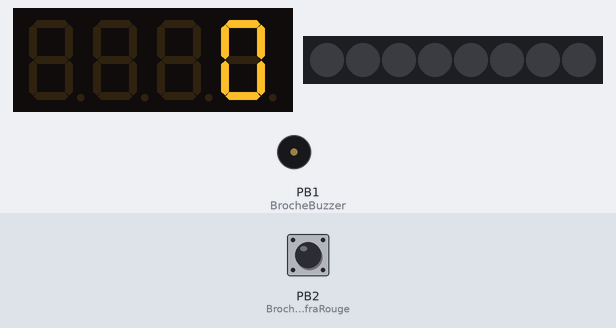
The sketch below on a simulated ATtiny85, built with avr-gcc and run on an emulated ATtiny85. Parts: 4-digit seven-segment display, 8 RGB LEDs in strip order, left to right, buzzer (waves = sounding, pin HIGH). Inputs (shaded band) come from the test bench; at power-on: PB2 (BrocheCapteurInfraRouge) HIGH. Dim RGB values are drawn brighter than linear.

Above: at 1.2 s.
1.3 s: PB2 (BrocheCapteurInfraRouge) pulled LOW for 1 s
At 2.3 s:
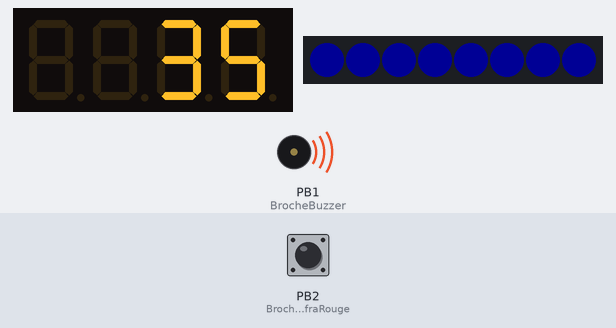
3.8 s: PB2 (BrocheCapteurInfraRouge) pulled LOW for 0.15 s
At 4.4 s:
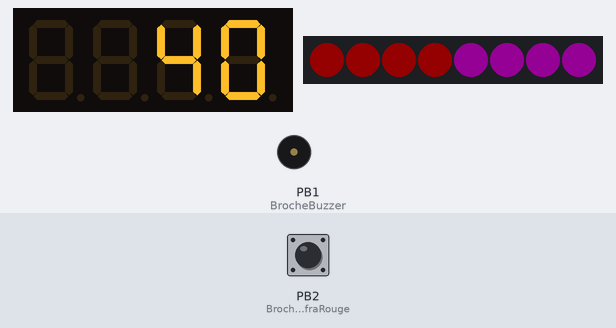
5.4 s: PB2 (BrocheCapteurInfraRouge) pulled LOW for 0.15 s
At 6.7 s:
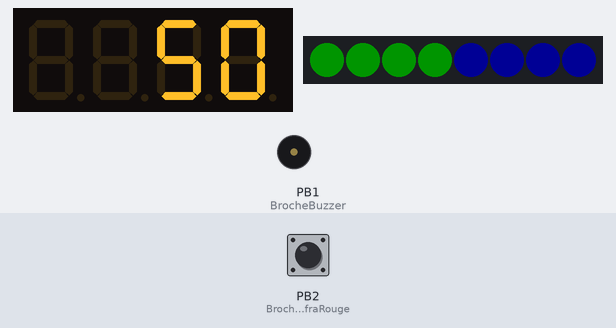
7.0 s: PB2 (BrocheCapteurInfraRouge) pulled LOW for 1 s
At 10.1 s:
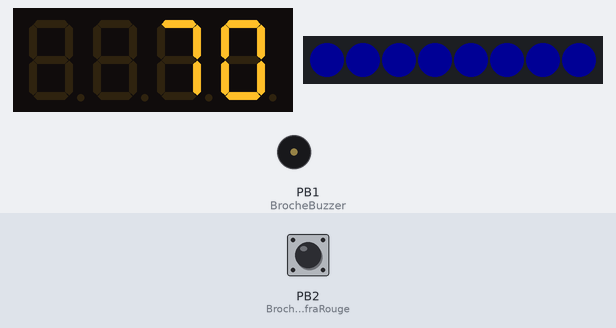
Timing chart, 0 to 10.5 s (numbered marks = the images above; inputs shaded):
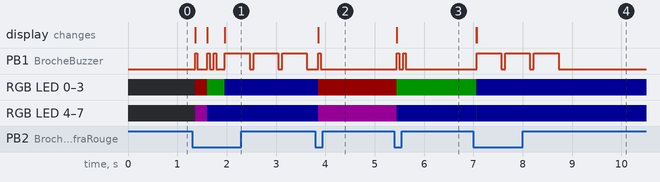

The sketch:

TestIR0003DFT__A87.ino
```cpp
  //----------------------------------------------------------------------------------------------------------------------------------------------------------------------------
  // Compteur de passage - ATTINY85 - TM1637 - Barette NeopiXEL - TCRT5000
  // Vidéo YouTube DFT_#A87 Compteur de passage - ATTINY85 - TM1637 - Barette NeopiXEL - TCRT5000
  // https://youtu.be/j5TxYYgkPBA
  // Claude DUFOURMONT
  // https://www.youtube.com/c/ClaudeDufourmont
  // claude.dufourmont@laposte.net
  //----------------------------------------------------------------------------------------------------------------------------------------------------------------------------

  #include <Adafruit_NeoPixel.h>                                // Librairie pour Néopixel
  #include <TM1637Display.h>                                    // Librairie pour afficheur 4 digit 7 segments drivé par TM1637
  #define CLK1 4                                                // PB4 affecté à la pin Clock TM1637
  #define DIO1 0                                                // PB0 affecté à la pin DIO TM1637

  #define BrocheCapteurInfraRouge 2                             // PB2 affecté à la pin D0 du TCRT5000 (capteur IR)
  #define BrocheBuzzer 1                                        // PB1 affecté au Buzzer
 //#define BrocheBuzzer 3
 //#define PIN      1
  #define PIN      3                                            // PB3 affecté à la broche DIN de la barette Néopixel
  #define N_LEDS 8

  TM1637Display display(CLK1, DIO1);                            // Objet afficheur avec ses ports affectés
  Adafruit_NeoPixel strip(N_LEDS, PIN, NEO_GRB + NEO_KHZ800);   // Objet barette Néopixel

  int NbreDetectionCapteurInfraRouge = 0;                       // Initialisation à zéro du nombre de pasages détectés
  int NbrePoints = 0;                                           // Initialisation à zéro du nombre de points

  void setup()
  {
  pinMode(BrocheCapteurInfraRouge, INPUT_PULLUP);
  pinMode(BrocheBuzzer, OUTPUT);

  display.setBrightness(0x0b);                                  // Iniatialisation de la brillance (échelle max = 0x0F)de l'afficheur 7 segments
  display.clear ();                                             // Effacement afficheur 7 segments

  strip.begin();                                                // Préparation à afficher sur Néopixel
  strip.clear();                                                // Effacement afficheur Néopixel
  strip.setBrightness(20);                                      // Initialisation de la brillance (échelle max = 255) de la barette Néopixel
  strip.show();                                                 // Affichage Néopixel

  }

  void loop()
  {

  display.showNumberDec(NbrePoints,false, 4,0) ;                // Affichage nombre de points sur 7 segments

  if(digitalRead(BrocheCapteurInfraRouge)==LOW)                 // Comptage conditionnel des points, affichage et animation sonore et lumineuse
  {
          delay(10);
          if(NbreDetectionCapteurInfraRouge==0)
          {
          NbrePoints=NbrePoints+5;
          display.showNumberDec(NbrePoints,false, 4,0) ;
          AnimationPassage1 ();         //ROUGE
          }

          if(NbreDetectionCapteurInfraRouge==1)
          {
          NbrePoints=NbrePoints+10;
          display.showNumberDec(NbrePoints,false, 4,0) ;
          AnimationPassage2 ();         //VERT
          }

          if(NbreDetectionCapteurInfraRouge==2)
          {
          NbrePoints=NbrePoints+20;
          display.showNumberDec(NbrePoints,false, 4,0) ;
          AnimationPassage4 ();         //ETEINT
          }
          NbreDetectionCapteurInfraRouge++;

          if(NbreDetectionCapteurInfraRouge==3)             //BLEU
          {
          NbreDetectionCapteurInfraRouge=0;
          AnimationPassage3 ();
          }
          delay(20);
  }

  }

  void Buzzer (int TempsH, int TempsL, int nb)                            // TempsH => délai buzzer ON, TempsL => délai buzzer OFF, nb => nombre de bips
  {
  for (int x = 1; x <= nb; x++) // ************************************** // Boucle le nombre de fois voulu passé par l'argument "int nb"
  {
  digitalWrite(BrocheBuzzer, HIGH);                                       // Active le buzzer
  delay (TempsH);                                                         // Temporisation à l'état haut du buzzer pendant la durée passée par l'argument "int TempsH"
  digitalWrite(BrocheBuzzer, LOW);                                        // Désactive le buzzer
  delay (TempsL);                                                         // Temporisation à l'état bas du buzzer pendant la durée passée par l'argument "int TempsL"
  }
  }

  void AnimationPassage1 ()
  {
  for (int w = 0; w<= 3; w++)

  {
  strip.setPixelColor(w, 255, 0, 0);
  strip.show ();
  }

  for (int w = 4; w<= 7; w++)

  {
  strip.setPixelColor(w, 255, 0, 255);
  strip.show ();
  }


  Buzzer(50, 80, 1);
  delay (40);
  }

  void AnimationPassage2 ()
  {
  for (int w = 0; w<= 3; w++)
  {
  strip.setPixelColor(w, 0, 255, 0);
  strip.show ();
  }

  for (int w = 4; w<= 7; w++)
  {
  strip.setPixelColor(w, 0, 0, 255);
  strip.show ();
  }

  Buzzer(50, 80, 2);
  delay (5);
  }

  void AnimationPassage3 ()
  {
  for (int w = 0; w<= 7; w++)
  {
  strip.setPixelColor(w, 0, 0, 255);
  strip.show ();
  }

  Buzzer(500, 80, 3);
  delay (5);
  }

  void AnimationPassage4 ()
  {
  for (int w = 0; w<= 7; w++)
  {
  strip.setPixelColor(w, 0, 0, 0);
  strip.show ();
  }

  //Buzzer(50, 80, 1);
  delay (5);
  }
```

Measured:
- after the input at 1.3 s, RGB LED 0–3: off → RGB(20, 0, 0) after 0.06 s, → RGB(0, 20, 0) 0.25 s later, → RGB(0, 0, 20) 0.36 s later; RGB LED 4–7: off → RGB(20, 0, 20) after 0.06 s, → RGB(0, 0, 20) 0.25 s later; the display: first changes after 0.06 s (image 1 shows a later state)
- after the input at 3.8 s, PB1 (BrocheBuzzer): LOW → HIGH after 0.05 s, → LOW 0.05 s later; RGB LED 0–3: RGB(0, 0, 20) → RGB(20, 0, 0) after 0.05 s; RGB LED 4–7: RGB(0, 0, 20) → RGB(20, 0, 20) after 0.05 s; the display: changes after 0.05 s (image 2)
- after the input at 5.4 s, PB1 (BrocheBuzzer): alternates HIGH for 0.05 s and LOW for 0.08 s, 4 changes in all, then stays LOW, starting after 0.05 s; RGB LED 0–3: RGB(20, 0, 0) → RGB(0, 20, 0) after 0.05 s; RGB LED 4–7: RGB(20, 0, 20) → RGB(0, 0, 20) after 0.05 s; the display: changes after 0.05 s (image 3)
- after the input at 7.0 s, PB1 (BrocheBuzzer): alternates HIGH for 0.50 s and LOW for 0.08 s, 6 changes in all, then stays LOW, starting after 0.07 s; RGB LED 0: RGB(0, 20, 0) → off after 0.06 s, → RGB(0, 0, 20) 0.01 s later
